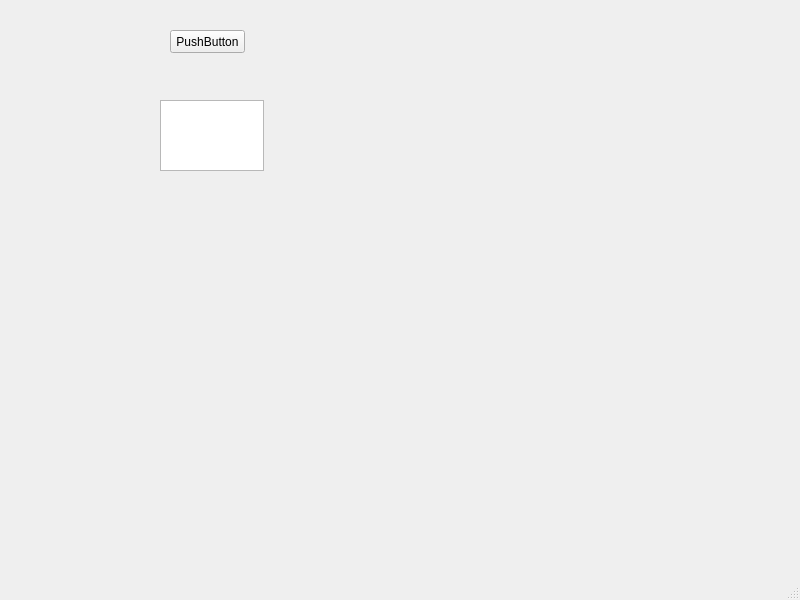
<?xml version="1.0" encoding="UTF-8"?>
<ui version="4.0">
 <class>MainWindow</class>
 <widget class="QMainWindow" name="MainWindow">
  <property name="geometry">
   <rect>
    <x>0</x>
    <y>0</y>
    <width>800</width>
    <height>600</height>
   </rect>
  </property>
  <property name="windowTitle">
   <string>MainWindow</string>
  </property>
  <widget class="QWidget" name="centralwidget">
   <widget class="QPushButton" name="pushButton">
    <property name="geometry">
     <rect>
      <x>170</x>
      <y>30</y>
      <width>75</width>
      <height>23</height>
     </rect>
    </property>
    <property name="text">
     <string>PushButton</string>
    </property>
   </widget>
   <widget class="QTextEdit" name="textEdit">
    <property name="geometry">
     <rect>
      <x>160</x>
      <y>100</y>
      <width>104</width>
      <height>71</height>
     </rect>
    </property>
   </widget>
  </widget>
  <widget class="QMenuBar" name="menubar">
   <property name="geometry">
    <rect>
     <x>0</x>
     <y>0</y>
     <width>800</width>
     <height>23</height>
    </rect>
   </property>
  </widget>
  <widget class="QStatusBar" name="statusbar"/>
 </widget>
 <resources/>
 <connections>
  <connection>
   <sender>pushButton</sender>
   <signal>clicked()</signal>
   <receiver>MainWindow</receiver>
   <slot>click_test()</slot>
   <hints>
    <hint type="sourcelabel">
     <x>241</x>
     <y>63</y>
    </hint>
    <hint type="destinationlabel">
     <x>381</x>
     <y>-33</y>
    </hint>
   </hints>
  </connection>
 </connections>
 <slots>
  <slot>click_test()</slot>
 </slots>
</ui>
